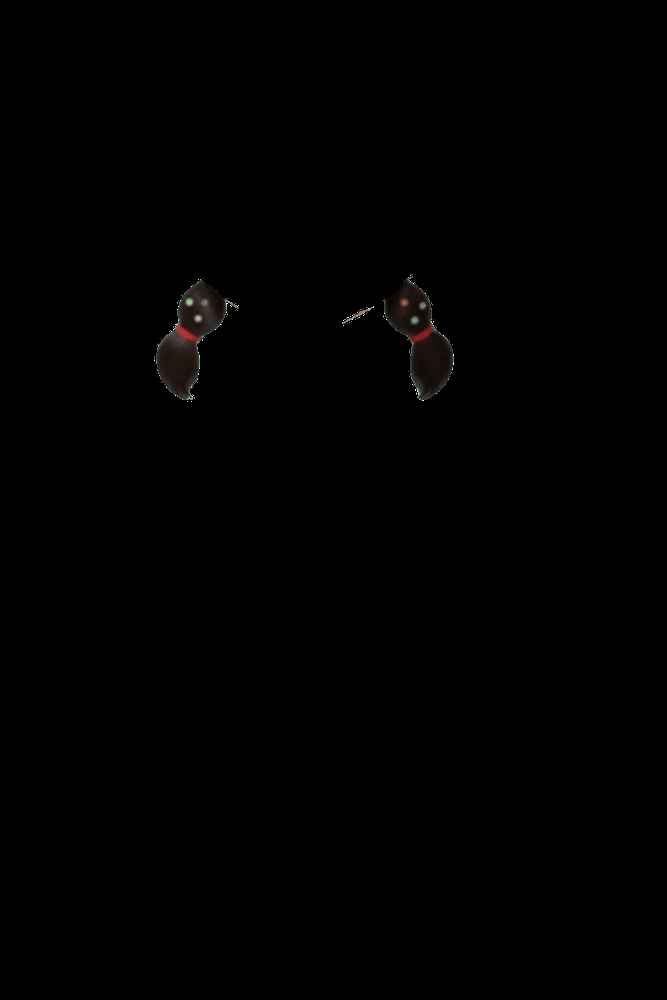
#> input picture Tugas 2/images/hair_back.png, 667 x 1000 px, shrunk from 832 x 1248 before the run, given in place of the camera
$ python color_calibration.py
#> lines starting #> are read from the running program, lines starting #| are printed output that depends on the picture; after the words box and inside, x2 and y2 are one past the last pixel; in counts of white or black regions, pixels touching at a corner belong together
#!/usr/bin/env python3
"""
Color Calibration Tool untuk VTuber
Digunakan untuk mencari nilai HSV yang tepat untuk objek berwarna Anda.

Cara pakai:
1. Jalankan: python color_calibration.py
2. KLIK pada objek berwarna di webcam
3. Lihat nilai HSV di terminal dan di layar
4. Adjust slider H, S, V untuk fine-tune detection
5. Copy nilai Lower dan Upper ke config.py
"""

import cv2
import numpy as np

# Global variables
current_hsv = None
clicked_point = None

# Default HSV ranges (will be updated based on clicks)
h_lower, h_upper = 0, 180
s_lower, s_upper = 50, 255
v_lower, v_upper = 50, 255

# [40 lines left out: function mouse_callback, not called in this run]

def nothing(x):
    """Dummy callback untuk trackbar."""
    pass

def main():
    global h_lower, h_upper, s_lower, s_upper, v_lower, v_upper

    # Buka webcam
    cap = cv2.VideoCapture(0)

    if not cap.isOpened():
        print("❌ Error: Tidak bisa membuka webcam!")
        return

    # Buat window
    cv2.namedWindow('Original Frame')
    cv2.namedWindow('HSV Frame')
    cv2.namedWindow('Mask')
    cv2.namedWindow('Controls')

    # Buat trackbars untuk adjust range
    cv2.createTrackbar('H Lower', 'Controls', h_lower, 180, nothing)
    cv2.createTrackbar('H Upper', 'Controls', h_upper, 180, nothing)
    cv2.createTrackbar('S Lower', 'Controls', s_lower, 255, nothing)
    cv2.createTrackbar('S Upper', 'Controls', s_upper, 255, nothing)
    cv2.createTrackbar('V Lower', 'Controls', v_lower, 255, nothing)
    cv2.createTrackbar('V Upper', 'Controls', v_upper, 255, nothing)

    print("\n" + "="*60)
    print("🎨 COLOR CALIBRATION TOOL")
    print("="*60)
    print("📌 Instruksi:")
    print("  1. KLIK pada objek berwarna di window 'Original Frame'")
    print("  2. Lihat nilai HSV yang terdeteksi di terminal")
    print("  3. Adjust slider di window 'Controls' untuk fine-tune")
    print("  4. Lihat hasil deteksi di window 'Mask' (putih = terdeteksi)")
    print("  5. Tekan 'q' untuk keluar")
    print("  6. Tekan 's' untuk save konfigurasi ke file")
    print("="*60 + "\n")

    while True:
        ret, frame = cap.read()
#> frame is the input picture: shape (1000, 667, 3); mean B, G, R 0.5, 0.5, 0.7
        if not ret:
            print("❌ Error membaca frame dari webcam")
            break

        frame = cv2.flip(frame, 1)
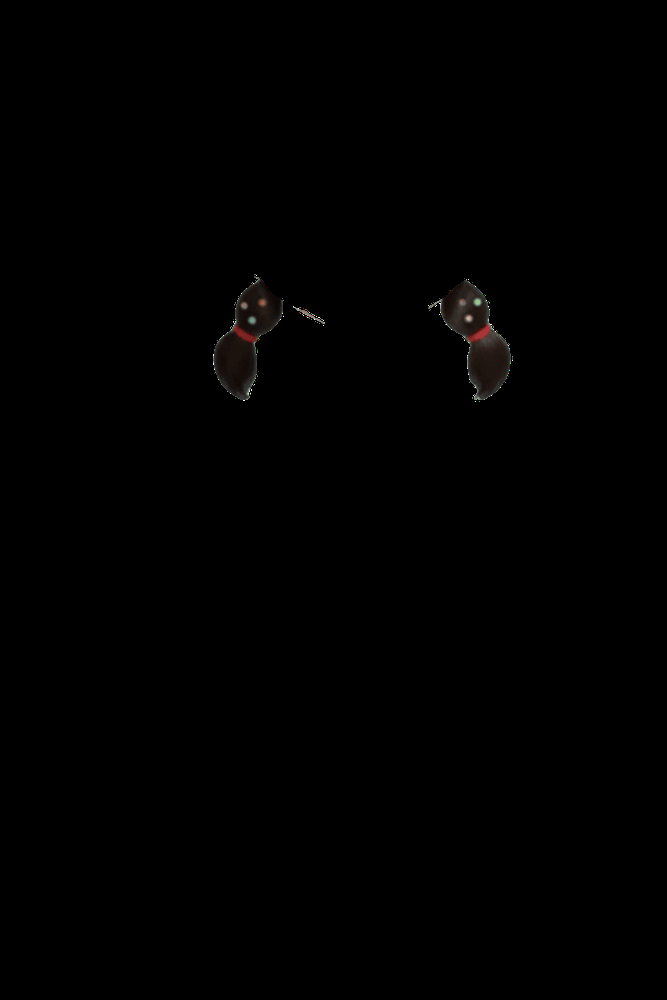
#> frame: shape (1000, 667, 3); mean B, G, R 0.5, 0.5, 0.7

        # Konversi ke HSV
        hsv = cv2.cvtColor(frame, cv2.COLOR_BGR2HSV)
#> hsv: shape (1000, 667, 3); mean H, S, V 0.2, 1.2, 0.7

        # Setup mouse callback dengan parameter HSV frame
        cv2.setMouseCallback('Original Frame', mouse_callback, {'hsv': hsv})

        # Get current trackbar positions
        h_lower = cv2.getTrackbarPos('H Lower', 'Controls')
        h_upper = cv2.getTrackbarPos('H Upper', 'Controls')
        s_lower = cv2.getTrackbarPos('S Lower', 'Controls')
        s_upper = cv2.getTrackbarPos('S Upper', 'Controls')
        v_lower = cv2.getTrackbarPos('V Lower', 'Controls')
        v_upper = cv2.getTrackbarPos('V Upper', 'Controls')

        # Buat mask berdasarkan range HSV
        lower = np.array([h_lower, s_lower, v_lower])
        upper = np.array([h_upper, s_upper, v_upper])
        mask = cv2.inRange(hsv, lower, upper)
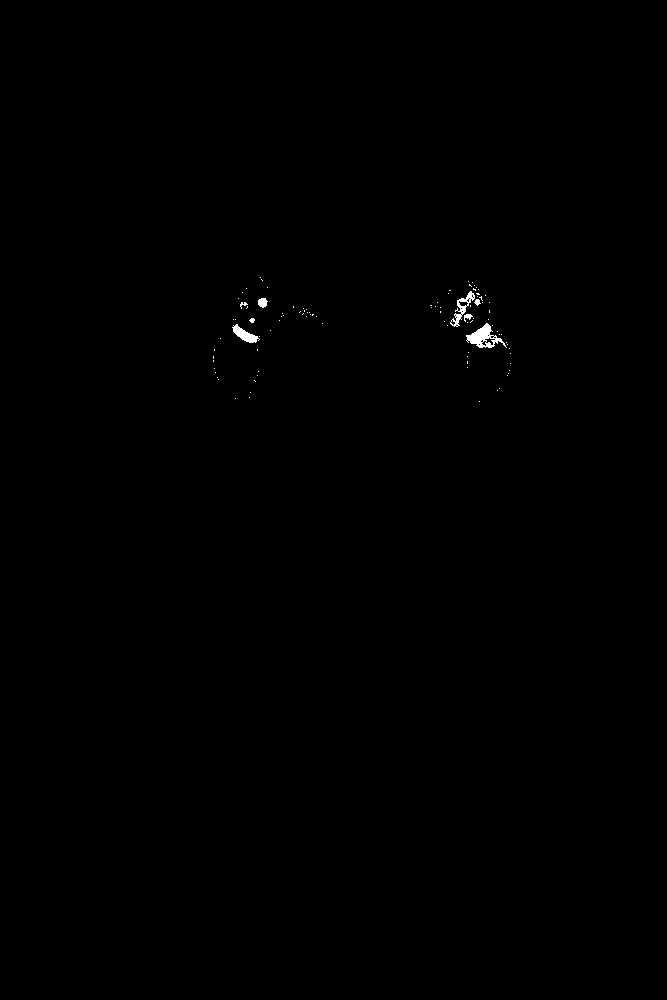
#> mask: shape (1000, 667); 0.18% white; 99 white regions (91 under 20 px), largest, box (x1, y1, x2, y2) and area: (466, 323, 507, 348) 437, (450, 291, 475, 327) 243, (232, 324, 260, 343) 230

        # Morphological operations untuk cleanup
        kernel = cv2.getStructuringElement(cv2.MORPH_ELLIPSE, (5, 5))
        mask = cv2.morphologyEx(mask, cv2.MORPH_OPEN, kernel)
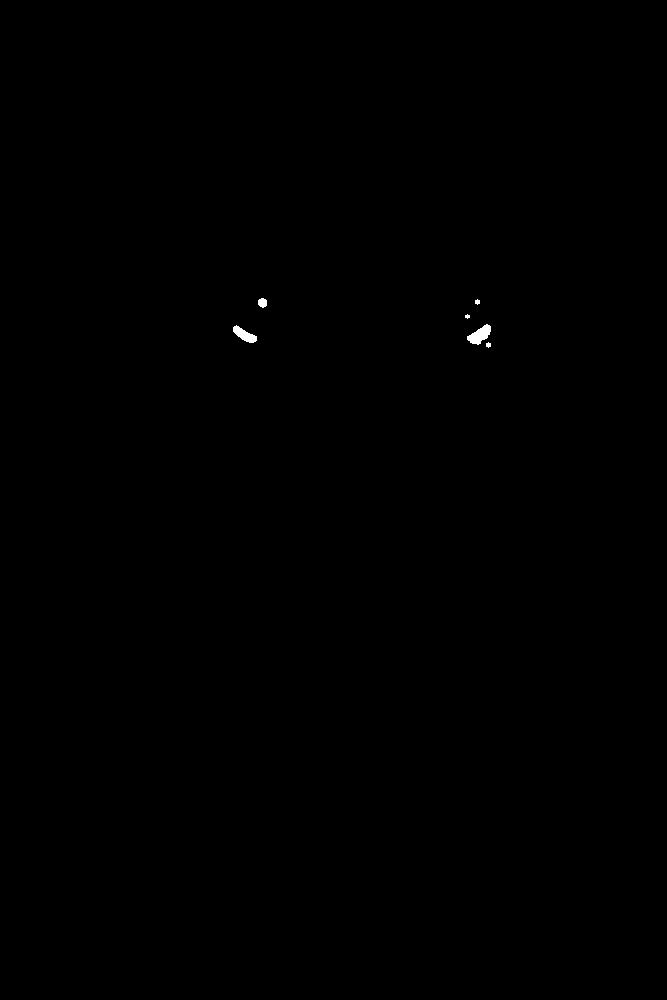
#> mask: shape (1000, 667); 0.09% white; 6 white regions (1 under 20 px), largest, box (x1, y1, x2, y2) and area: (467, 324, 491, 345) 277, (233, 325, 257, 343) 216, (258, 298, 267, 308) 71, (475, 299, 480, 305) 22, (486, 342, 491, 348) 22
        mask = cv2.morphologyEx(mask, cv2.MORPH_CLOSE, kernel)
#> mask: shape (1000, 667); 0.09% white; 6 white regions (1 under 20 px)

        # Find contours
        contours, _ = cv2.findContours(mask, cv2.RETR_EXTERNAL, cv2.CHAIN_APPROX_SIMPLE)
#> contours = 6 contours, 3 with area under 20; largest, box (x1, y1, x2, y2) and area: (467, 324, 491, 345) 246, (233, 325, 257, 343) 188, (258, 298, 267, 308) 58

        # Draw pada original frame
        display_frame = frame.copy()

        # Draw crosshair di clicked point
        if clicked_point:
            x, y = clicked_point
            cv2.circle(display_frame, (x, y), 10, (0, 255, 0), 2)
            cv2.line(display_frame, (x-20, y), (x+20, y), (0, 255, 0), 2)
            cv2.line(display_frame, (x, y-20), (x, y+20), (0, 255, 0), 2)

            if current_hsv:
                h, s, v = current_hsv
                text = f"H:{h} S:{s} V:{v}"
                cv2.putText(display_frame, text, (x+15, y-15),
                           cv2.FONT_HERSHEY_SIMPLEX, 0.5, (0, 255, 0), 2)

        # Draw contours dan info
        if len(contours) > 0:
            largest_contour = max(contours, key=cv2.contourArea)
#> largest_contour = contour of 44 points, box (x1, y1, x2, y2) (467, 324, 491, 345), area 246
            area = cv2.contourArea(largest_contour)
#> area = 246.5

            if area > 500:  # Minimum area threshold
                cv2.drawContours(display_frame, [largest_contour], -1, (0, 255, 0), 2)

                # Calculate center
                M = cv2.moments(largest_contour)
                if M["m00"] != 0:
                    cx = int(M["m10"] / M["m00"])
                    cy = int(M["m01"] / M["m00"])
                    cv2.circle(display_frame, (cx, cy), 7, (255, 0, 0), -1)

                    # Display area
                    cv2.putText(display_frame, f"Area: {int(area)}", (cx-50, cy-20),
                               cv2.FONT_HERSHEY_SIMPLEX, 0.6, (255, 255, 255), 2)

        # Display current range
        range_text = f"Range: H[{h_lower}-{h_upper}] S[{s_lower}-{s_upper}] V[{v_lower}-{v_upper}]"
        cv2.putText(display_frame, range_text, (10, 30),
                   cv2.FONT_HERSHEY_SIMPLEX, 0.6, (255, 255, 255), 2)
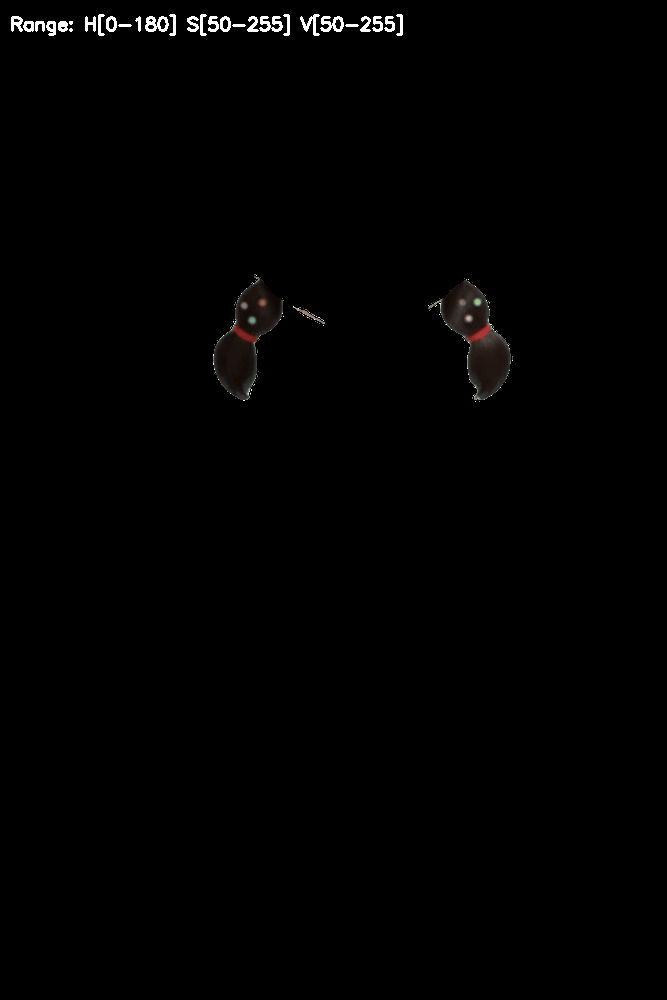
#> display_frame: shape (1000, 667, 3); 0.43% of pixels changed, all inside (x1, y1, x2, y2) = (11, 14, 403, 36)

        # Show windows
        cv2.imshow('Original Frame', display_frame)
        cv2.imshow('HSV Frame', hsv)
        cv2.imshow('Mask', mask)

        # Keyboard controls
        key = cv2.waitKey(1) & 0xFF
#> (key q is pressed here)

        if key == ord('q'):
            print("\n👋 Keluar dari program...")
            break
        elif key == ord('s'):
            # Save configuration
            print("\n" + "="*60)
            print("💾 KONFIGURASI UNTUK config.py:")
            print("="*60)
            print(f"HSV_YOUR_COLOR_LOWER = np.array([{h_lower}, {s_lower}, {v_lower}])")
            print(f"HSV_YOUR_COLOR_UPPER = np.array([{h_upper}, {s_upper}, {v_upper}])")
            print("="*60)
            print("✅ Copy kode di atas ke config.py Anda!")
            print("="*60 + "\n")

            # Save to file
            with open('color_config_result.txt', 'w') as f:
                f.write("# Hasil Kalibrasi Warna\n")
                f.write("# Copy kode berikut ke config.py\n\n")
                f.write(f"HSV_YOUR_COLOR_LOWER = np.array([{h_lower}, {s_lower}, {v_lower}])\n")
                f.write(f"HSV_YOUR_COLOR_UPPER = np.array([{h_upper}, {s_upper}, {v_upper}])\n")

            print("📝 Konfigurasi juga disimpan ke: color_config_result.txt")

    # Cleanup
    cap.release()
    cv2.destroyAllWindows()

    print("\n✨ Program selesai!")

if __name__ == "__main__":
    main()

$ run again, on Tugas 2/images/margo_body_excited.png
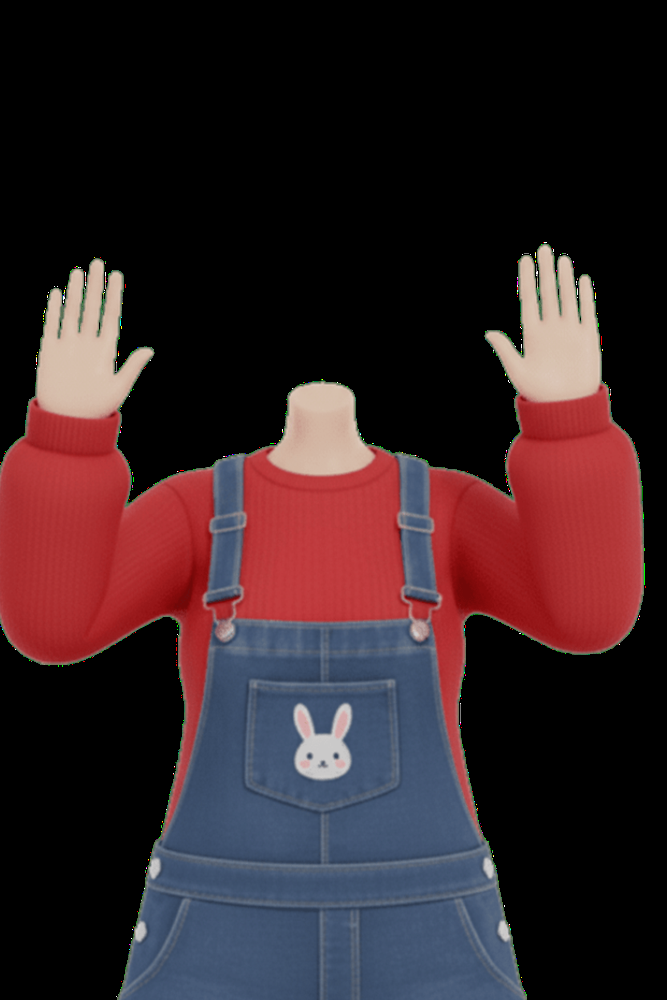
#> input picture Tugas 2/images/margo_body_excited.png, 667 x 1000 px, shrunk from 832 x 1248 before the run, given in place of the camera
#> in main, frame is the input picture: shape (1000, 667, 3); mean B, G, R 38.3, 34.4, 53.5
#> hsv: shape (1000, 667, 3); mean H, S, V 30, 52.5, 61.6
#> in main, `mask = cv2.morphologyEx(mask, cv2.MORPH_CLOSE, kernel)`:
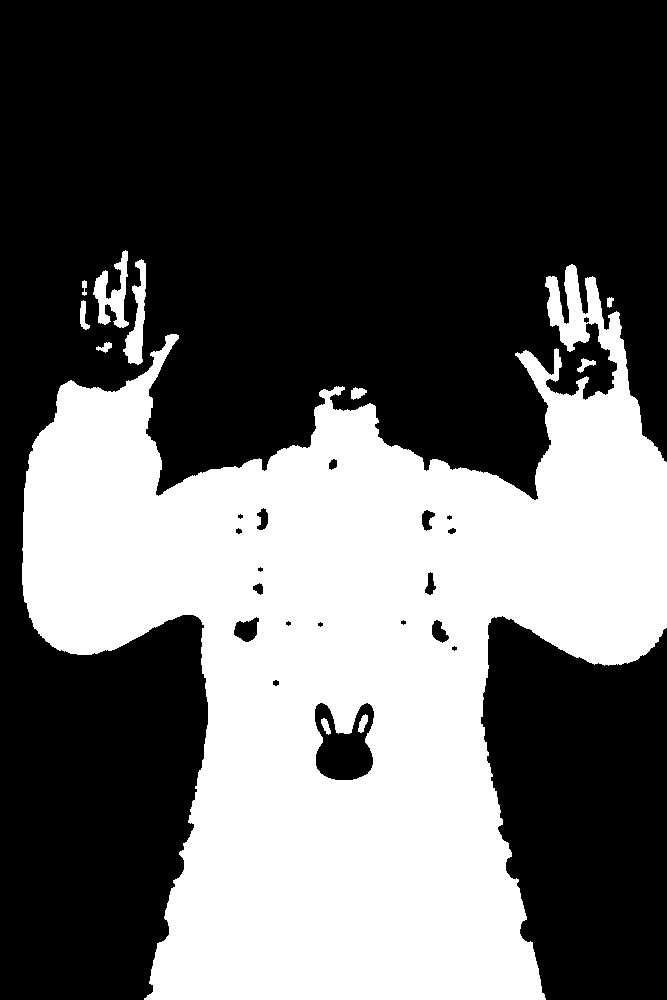
#> mask: shape (1000, 667); 37.7% white; 11 white regions
#> contours = 9 contours; largest, box (x1, y1, x2, y2) and area: (22, 264, 667, 1000) 251258, (93, 250, 129, 328) 1121, (123, 259, 146, 365) 1002, (80, 300, 90, 330) 129, (351, 387, 367, 400) 116
#> largest_contour = contour of 1911 points, box (x1, y1, x2, y2) (22, 264, 667, 1000), area 251258
#> area = 251258
#> M = moments, m00 251258, centre m10/m00, m01/m00 = (349, 666.1)
#> cx = 349
#> cy = 666
#> in main, `cv2.putText(display_frame, range_text, (10, 30), cv2.FONT_HERSHEY_SIMP..`:
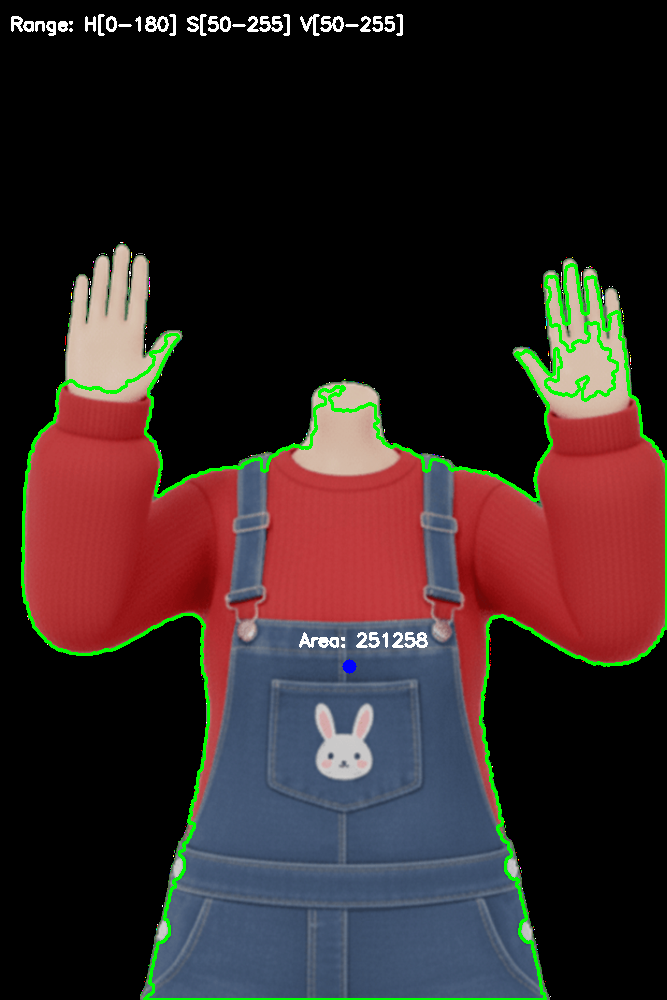
#> display_frame: shape (1000, 667, 3); mean B, G, R 37.4, 38.3, 52.2

$ run again, on Tugas 2/images/margo_body_laugh.png
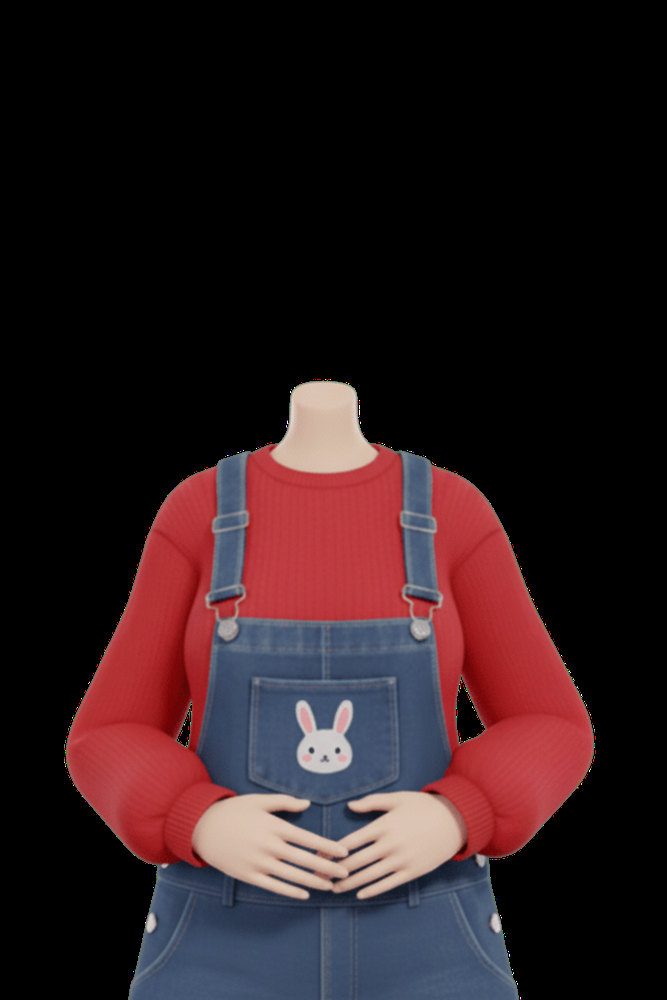
#> input picture Tugas 2/images/margo_body_laugh.png, 667 x 1000 px, shrunk from 832 x 1248 before the run, given in place of the camera
#> in main, frame is the input picture: shape (1000, 667, 3); mean B, G, R 30.7, 27.6, 45.7
#> hsv: shape (1000, 667, 3); mean H, S, V 35.9, 43.3, 51
#> in main, `mask = cv2.morphologyEx(mask, cv2.MORPH_CLOSE, kernel)`:
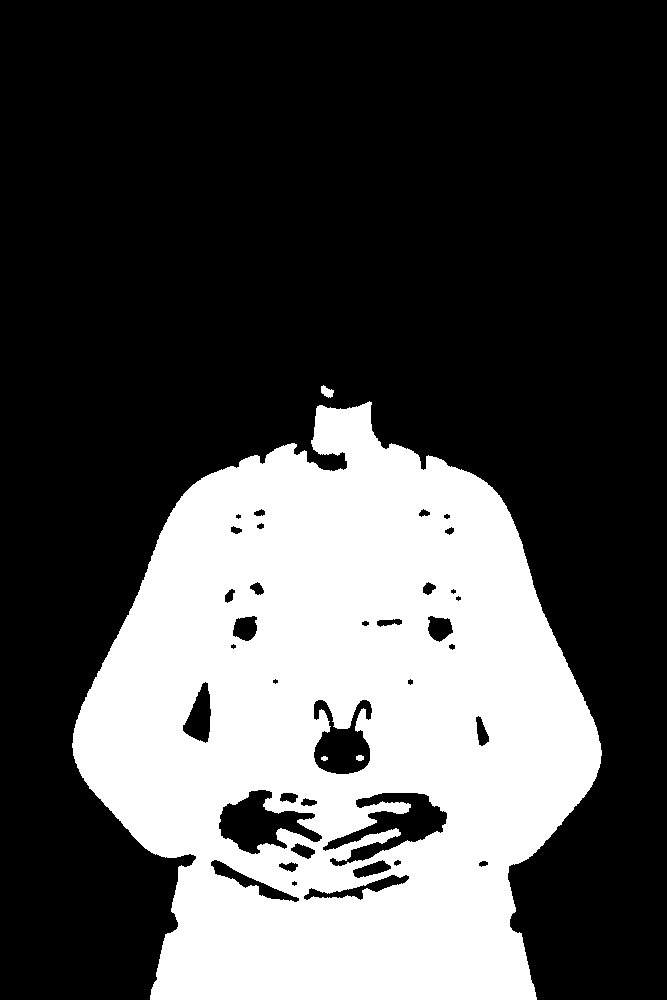
#> mask: shape (1000, 667); 31.2% white; 4 white regions
#> contours = 2 contours; box (x1, y1, x2, y2) and area: (72, 401, 602, 1000) 221931, (321, 385, 334, 398) 86
#> largest_contour = contour of 1020 points, box (x1, y1, x2, y2) (72, 401, 602, 1000), area 221931
#> area = 221931
#> M = moments, m00 221931, centre m10/m00, m01/m00 = (339.1, 727.7)
#> cx = 339
#> cy = 727
#> in main, `cv2.putText(display_frame, range_text, (10, 30), cv2.FONT_HERSHEY_SIMP..`:
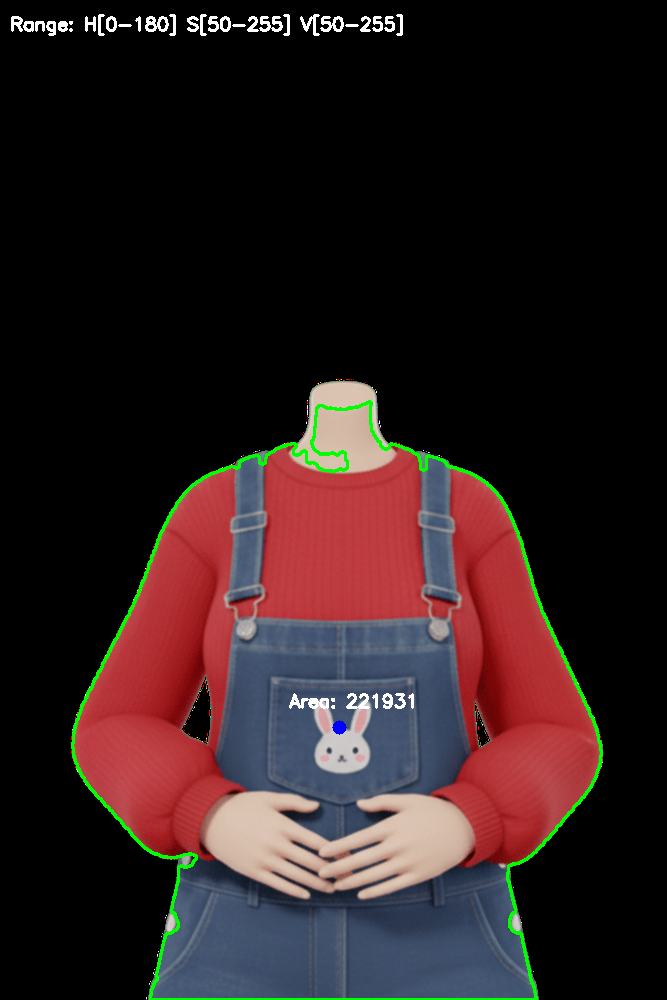
#> display_frame: shape (1000, 667, 3); mean B, G, R 31, 30.6, 45.8
